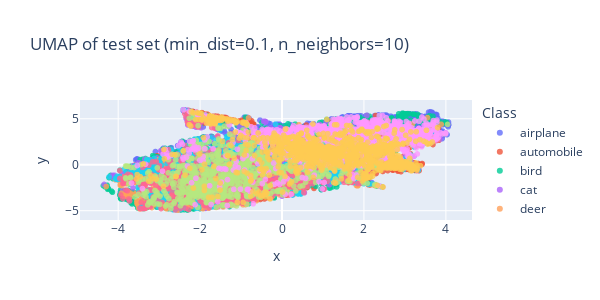
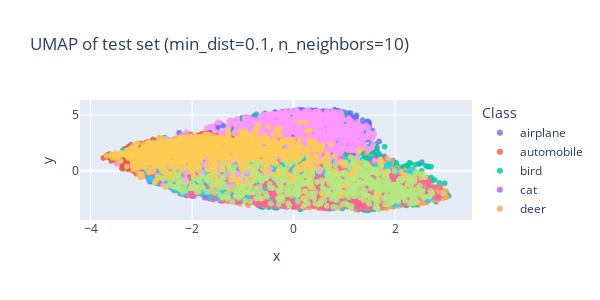
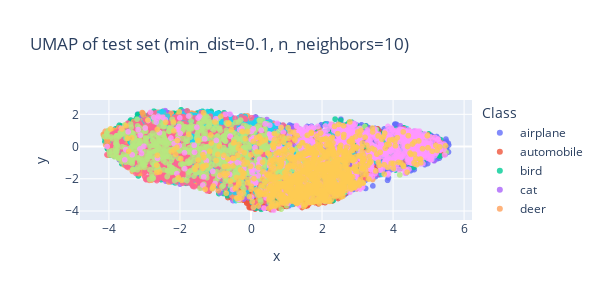

Notebook cell for these charts, in order:
### Markdown cell above
### Visualize embeddings with UMAP

### Code cell
fig = probe_embeddings.plot_umap(DS, cfg=probe_cfg)
fig.update_layout(
    width=600,
    height=300,
)
fig.show()

fig = probe_embeddings.plot_umap(ds_gmm, cfg=probe_cfg)
fig.update_layout(
    width=600,
    height=300,
)
fig.show()

fig = probe_embeddings.plot_umap(ds_gmm_noised, cfg=probe_cfg)
fig.update_layout(
    width=600,
    height=300,
)
fig.show()

### Figure 1 — Plotly figure (JSON) as saved in the notebook; plotly's stock layout.template omitted (floating-point values rounded to 4 significant figures; data arrays with more than 128 entries replaced by an {"elided": "..."} marker saying what was removed)
{"data": [{"hovertemplate": "<b>%{hovertext}</b><br><br>Class=airplane<br>x=%{x}<br>y=%{y}<extra></extra>", "hovertext": {"elided": "1000 int values"}, "legendgroup": "airplane", "marker": {"color": "#636efa", "opacity": 0.8, "symbol": "circle"}, "mode": "markers", "name": "airplane", "showlegend": true, "type": "scattergl", "x": {"elided": "1000 float values"}, "xaxis": "x", "y": {"elided": "1000 float values"}, "yaxis": "y"}, {"hovertemplate": "<b>%{hovertext}</b><br><br>Class=automobile<br>x=%{x}<br>y=%{y}<extra></extra>", "hovertext": {"elided": "1000 int values"}, "legendgroup": "automobile", "marker": {"color": "#EF553B", "opacity": 0.8, "symbol": "circle"}, "mode": "markers", "name": "automobile", "showlegend": true, "type": "scattergl", "x": {"elided": "1000 float values"}, "xaxis": "x", "y": {"elided": "1000 float values"}, "yaxis": "y"}, {"hovertemplate": "<b>%{hovertext}</b><br><br>Class=bird<br>x=%{x}<br>y=%{y}<extra></extra>", "hovertext": {"elided": "1000 int values"}, "legendgroup": "bird", "marker": {"color": "#00cc96", "opacity": 0.8, "symbol": "circle"}, "mode": "markers", "name": "bird", "showlegend": true, "type": "scattergl", "x": {"elided": "1000 float values"}, "xaxis": "x", "y": {"elided": "1000 float values"}, "yaxis": "y"}, {"hovertemplate": "<b>%{hovertext}</b><br><br>Class=cat<br>x=%{x}<br>y=%{y}<extra></extra>", "hovertext": {"elided": "1000 int values"}, "legendgroup": "cat", "marker": {"color": "#ab63fa", "opacity": 0.8, "symbol": "circle"}, "mode": "markers", "name": "cat", "showlegend": true, "type": "scattergl", "x": {"elided": "1000 float values"}, "xaxis": "x", "y": {"elided": "1000 float values"}, "yaxis": "y"}, {"hovertemplate": "<b>%{hovertext}</b><br><br>Class=deer<br>x=%{x}<br>y=%{y}<extra></extra>", "hovertext": {"elided": "1000 int values"}, "legendgroup": "deer", "marker": {"color": "#FFA15A", "opacity": 0.8, "symbol": "circle"}, "mode": "markers", "name": "deer", "showlegend": true, "type": "scattergl", "x": {"elided": "1000 float values"}, "xaxis": "x", "y": {"elided": "1000 float values"}, "yaxis": "y"}, {"hovertemplate": "<b>%{hovertext}</b><br><br>Class=dog<br>x=%{x}<br>y=%{y}<extra></extra>", "hovertext": {"elided": "1000 int values"}, "legendgroup": "dog", "marker": {"color": "#19d3f3", "opacity": 0.8, "symbol": "circle"}, "mode": "markers", "name": "dog", "showlegend": true, "type": "scattergl", "x": {"elided": "1000 float values"}, "xaxis": "x", "y": {"elided": "1000 float values"}, "yaxis": "y"}, {"hovertemplate": "<b>%{hovertext}</b><br><br>Class=frog<br>x=%{x}<br>y=%{y}<extra></extra>", "hovertext": {"elided": "1000 int values"}, "legendgroup": "frog", "marker": {"color": "#FF6692", "opacity": 0.8, "symbol": "circle"}, "mode": "markers", "name": "frog", "showlegend": true, "type": "scattergl", "x": {"elided": "1000 float values"}, "xaxis": "x", "y": {"elided": "1000 float values"}, "yaxis": "y"}, {"hovertemplate": "<b>%{hovertext}</b><br><br>Class=horse<br>x=%{x}<br>y=%{y}<extra></extra>", "hovertext": {"elided": "1000 int values"}, "legendgroup": "horse", "marker": {"color": "#B6E880", "opacity": 0.8, "symbol": "circle"}, "mode": "markers", "name": "horse", "showlegend": true, "type": "scattergl", "x": {"elided": "1000 float values"}, "xaxis": "x", "y": {"elided": "1000 float values"}, "yaxis": "y"}, {"hovertemplate": "<b>%{hovertext}</b><br><br>Class=ship<br>x=%{x}<br>y=%{y}<extra></extra>", "hovertext": {"elided": "1000 int values"}, "legendgroup": "ship", "marker": {"color": "#FF97FF", "opacity": 0.8, "symbol": "circle"}, "mode": "markers", "name": "ship", "showlegend": true, "type": "scattergl", "x": {"elided": "1000 float values"}, "xaxis": "x", "y": {"elided": "1000 float values"}, "yaxis": "y"}, {"hovertemplate": "<b>%{hovertext}</b><br><br>Class=truck<br>x=%{x}<br>y=%{y}<extra></extra>", "hovertext": {"elided": "1000 int values"}, "legendgroup": "truck", "marker": {"color": "#FECB52", "opacity": 0.8, "symbol": "circle"}, "mode": "markers", "name": "truck", "showlegend": true, "type": "scattergl", "x": {"elided": "1000 float values"}, "xaxis": "x", "y": {"elided": "1000 float values"}, "yaxis": "y"}], "layout": {"height": 300, "legend": {"title": {"text": "Class"}, "tracegroupgap": 0}, "title": {"text": "UMAP of test set (min_dist=0.1, n_neighbors=10)"}, "width": 600, "xaxis": {"anchor": "y", "domain": [0, 1], "title": {"text": "x"}}, "yaxis": {"anchor": "x", "domain": [0, 1], "title": {"text": "y"}}}}

### Figure 2 — Plotly figure (JSON) as saved in the notebook; plotly's stock layout.template omitted (floating-point values rounded to 4 significant figures; data arrays with more than 128 entries replaced by an {"elided": "..."} marker saying what was removed)
{"data": [{"hovertemplate": "<b>%{hovertext}</b><br><br>Class=airplane<br>x=%{x}<br>y=%{y}<extra></extra>", "hovertext": {"elided": "1000 int values"}, "legendgroup": "airplane", "marker": {"color": "#636efa", "opacity": 0.8, "symbol": "circle"}, "mode": "markers", "name": "airplane", "showlegend": true, "type": "scattergl", "x": {"elided": "1000 float values"}, "xaxis": "x", "y": {"elided": "1000 float values"}, "yaxis": "y"}, {"hovertemplate": "<b>%{hovertext}</b><br><br>Class=automobile<br>x=%{x}<br>y=%{y}<extra></extra>", "hovertext": {"elided": "1000 int values"}, "legendgroup": "automobile", "marker": {"color": "#EF553B", "opacity": 0.8, "symbol": "circle"}, "mode": "markers", "name": "automobile", "showlegend": true, "type": "scattergl", "x": {"elided": "1000 float values"}, "xaxis": "x", "y": {"elided": "1000 float values"}, "yaxis": "y"}, {"hovertemplate": "<b>%{hovertext}</b><br><br>Class=bird<br>x=%{x}<br>y=%{y}<extra></extra>", "hovertext": {"elided": "1000 int values"}, "legendgroup": "bird", "marker": {"color": "#00cc96", "opacity": 0.8, "symbol": "circle"}, "mode": "markers", "name": "bird", "showlegend": true, "type": "scattergl", "x": {"elided": "1000 float values"}, "xaxis": "x", "y": {"elided": "1000 float values"}, "yaxis": "y"}, {"hovertemplate": "<b>%{hovertext}</b><br><br>Class=cat<br>x=%{x}<br>y=%{y}<extra></extra>", "hovertext": {"elided": "1000 int values"}, "legendgroup": "cat", "marker": {"color": "#ab63fa", "opacity": 0.8, "symbol": "circle"}, "mode": "markers", "name": "cat", "showlegend": true, "type": "scattergl", "x": {"elided": "1000 float values"}, "xaxis": "x", "y": {"elided": "1000 float values"}, "yaxis": "y"}, {"hovertemplate": "<b>%{hovertext}</b><br><br>Class=deer<br>x=%{x}<br>y=%{y}<extra></extra>", "hovertext": {"elided": "1000 int values"}, "legendgroup": "deer", "marker": {"color": "#FFA15A", "opacity": 0.8, "symbol": "circle"}, "mode": "markers", "name": "deer", "showlegend": true, "type": "scattergl", "x": {"elided": "1000 float values"}, "xaxis": "x", "y": {"elided": "1000 float values"}, "yaxis": "y"}, {"hovertemplate": "<b>%{hovertext}</b><br><br>Class=dog<br>x=%{x}<br>y=%{y}<extra></extra>", "hovertext": {"elided": "1000 int values"}, "legendgroup": "dog", "marker": {"color": "#19d3f3", "opacity": 0.8, "symbol": "circle"}, "mode": "markers", "name": "dog", "showlegend": true, "type": "scattergl", "x": {"elided": "1000 float values"}, "xaxis": "x", "y": {"elided": "1000 float values"}, "yaxis": "y"}, {"hovertemplate": "<b>%{hovertext}</b><br><br>Class=frog<br>x=%{x}<br>y=%{y}<extra></extra>", "hovertext": {"elided": "1000 int values"}, "legendgroup": "frog", "marker": {"color": "#FF6692", "opacity": 0.8, "symbol": "circle"}, "mode": "markers", "name": "frog", "showlegend": true, "type": "scattergl", "x": {"elided": "1000 float values"}, "xaxis": "x", "y": {"elided": "1000 float values"}, "yaxis": "y"}, {"hovertemplate": "<b>%{hovertext}</b><br><br>Class=horse<br>x=%{x}<br>y=%{y}<extra></extra>", "hovertext": {"elided": "1000 int values"}, "legendgroup": "horse", "marker": {"color": "#B6E880", "opacity": 0.8, "symbol": "circle"}, "mode": "markers", "name": "horse", "showlegend": true, "type": "scattergl", "x": {"elided": "1000 float values"}, "xaxis": "x", "y": {"elided": "1000 float values"}, "yaxis": "y"}, {"hovertemplate": "<b>%{hovertext}</b><br><br>Class=ship<br>x=%{x}<br>y=%{y}<extra></extra>", "hovertext": {"elided": "1000 int values"}, "legendgroup": "ship", "marker": {"color": "#FF97FF", "opacity": 0.8, "symbol": "circle"}, "mode": "markers", "name": "ship", "showlegend": true, "type": "scattergl", "x": {"elided": "1000 float values"}, "xaxis": "x", "y": {"elided": "1000 float values"}, "yaxis": "y"}, {"hovertemplate": "<b>%{hovertext}</b><br><br>Class=truck<br>x=%{x}<br>y=%{y}<extra></extra>", "hovertext": {"elided": "1000 int values"}, "legendgroup": "truck", "marker": {"color": "#FECB52", "opacity": 0.8, "symbol": "circle"}, "mode": "markers", "name": "truck", "showlegend": true, "type": "scattergl", "x": {"elided": "1000 float values"}, "xaxis": "x", "y": {"elided": "1000 float values"}, "yaxis": "y"}], "layout": {"height": 300, "legend": {"title": {"text": "Class"}, "tracegroupgap": 0}, "title": {"text": "UMAP of test set (min_dist=0.1, n_neighbors=10)"}, "width": 600, "xaxis": {"anchor": "y", "domain": [0, 1], "title": {"text": "x"}}, "yaxis": {"anchor": "x", "domain": [0, 1], "title": {"text": "y"}}}}

### Figure 3 — Plotly figure (JSON) as saved in the notebook; plotly's stock layout.template omitted (floating-point values rounded to 4 significant figures; data arrays with more than 128 entries replaced by an {"elided": "..."} marker saying what was removed)
{"data": [{"hovertemplate": "<b>%{hovertext}</b><br><br>Class=airplane<br>x=%{x}<br>y=%{y}<extra></extra>", "hovertext": {"elided": "1000 int values"}, "legendgroup": "airplane", "marker": {"color": "#636efa", "opacity": 0.8, "symbol": "circle"}, "mode": "markers", "name": "airplane", "showlegend": true, "type": "scattergl", "x": {"elided": "1000 float values"}, "xaxis": "x", "y": {"elided": "1000 float values"}, "yaxis": "y"}, {"hovertemplate": "<b>%{hovertext}</b><br><br>Class=automobile<br>x=%{x}<br>y=%{y}<extra></extra>", "hovertext": {"elided": "1000 int values"}, "legendgroup": "automobile", "marker": {"color": "#EF553B", "opacity": 0.8, "symbol": "circle"}, "mode": "markers", "name": "automobile", "showlegend": true, "type": "scattergl", "x": {"elided": "1000 float values"}, "xaxis": "x", "y": {"elided": "1000 float values"}, "yaxis": "y"}, {"hovertemplate": "<b>%{hovertext}</b><br><br>Class=bird<br>x=%{x}<br>y=%{y}<extra></extra>", "hovertext": {"elided": "1000 int values"}, "legendgroup": "bird", "marker": {"color": "#00cc96", "opacity": 0.8, "symbol": "circle"}, "mode": "markers", "name": "bird", "showlegend": true, "type": "scattergl", "x": {"elided": "1000 float values"}, "xaxis": "x", "y": {"elided": "1000 float values"}, "yaxis": "y"}, {"hovertemplate": "<b>%{hovertext}</b><br><br>Class=cat<br>x=%{x}<br>y=%{y}<extra></extra>", "hovertext": {"elided": "1000 int values"}, "legendgroup": "cat", "marker": {"color": "#ab63fa", "opacity": 0.8, "symbol": "circle"}, "mode": "markers", "name": "cat", "showlegend": true, "type": "scattergl", "x": {"elided": "1000 float values"}, "xaxis": "x", "y": {"elided": "1000 float values"}, "yaxis": "y"}, {"hovertemplate": "<b>%{hovertext}</b><br><br>Class=deer<br>x=%{x}<br>y=%{y}<extra></extra>", "hovertext": {"elided": "1000 int values"}, "legendgroup": "deer", "marker": {"color": "#FFA15A", "opacity": 0.8, "symbol": "circle"}, "mode": "markers", "name": "deer", "showlegend": true, "type": "scattergl", "x": {"elided": "1000 float values"}, "xaxis": "x", "y": {"elided": "1000 float values"}, "yaxis": "y"}, {"hovertemplate": "<b>%{hovertext}</b><br><br>Class=dog<br>x=%{x}<br>y=%{y}<extra></extra>", "hovertext": {"elided": "1000 int values"}, "legendgroup": "dog", "marker": {"color": "#19d3f3", "opacity": 0.8, "symbol": "circle"}, "mode": "markers", "name": "dog", "showlegend": true, "type": "scattergl", "x": {"elided": "1000 float values"}, "xaxis": "x", "y": {"elided": "1000 float values"}, "yaxis": "y"}, {"hovertemplate": "<b>%{hovertext}</b><br><br>Class=frog<br>x=%{x}<br>y=%{y}<extra></extra>", "hovertext": {"elided": "1000 int values"}, "legendgroup": "frog", "marker": {"color": "#FF6692", "opacity": 0.8, "symbol": "circle"}, "mode": "markers", "name": "frog", "showlegend": true, "type": "scattergl", "x": {"elided": "1000 float values"}, "xaxis": "x", "y": {"elided": "1000 float values"}, "yaxis": "y"}, {"hovertemplate": "<b>%{hovertext}</b><br><br>Class=horse<br>x=%{x}<br>y=%{y}<extra></extra>", "hovertext": {"elided": "1000 int values"}, "legendgroup": "horse", "marker": {"color": "#B6E880", "opacity": 0.8, "symbol": "circle"}, "mode": "markers", "name": "horse", "showlegend": true, "type": "scattergl", "x": {"elided": "1000 float values"}, "xaxis": "x", "y": {"elided": "1000 float values"}, "yaxis": "y"}, {"hovertemplate": "<b>%{hovertext}</b><br><br>Class=ship<br>x=%{x}<br>y=%{y}<extra></extra>", "hovertext": {"elided": "1000 int values"}, "legendgroup": "ship", "marker": {"color": "#FF97FF", "opacity": 0.8, "symbol": "circle"}, "mode": "markers", "name": "ship", "showlegend": true, "type": "scattergl", "x": {"elided": "1000 float values"}, "xaxis": "x", "y": {"elided": "1000 float values"}, "yaxis": "y"}, {"hovertemplate": "<b>%{hovertext}</b><br><br>Class=truck<br>x=%{x}<br>y=%{y}<extra></extra>", "hovertext": {"elided": "1000 int values"}, "legendgroup": "truck", "marker": {"color": "#FECB52", "opacity": 0.8, "symbol": "circle"}, "mode": "markers", "name": "truck", "showlegend": true, "type": "scattergl", "x": {"elided": "1000 float values"}, "xaxis": "x", "y": {"elided": "1000 float values"}, "yaxis": "y"}], "layout": {"height": 300, "legend": {"title": {"text": "Class"}, "tracegroupgap": 0}, "title": {"text": "UMAP of test set (min_dist=0.1, n_neighbors=10)"}, "width": 600, "xaxis": {"anchor": "y", "domain": [0, 1], "title": {"text": "x"}}, "yaxis": {"anchor": "x", "domain": [0, 1], "title": {"text": "y"}}}}
